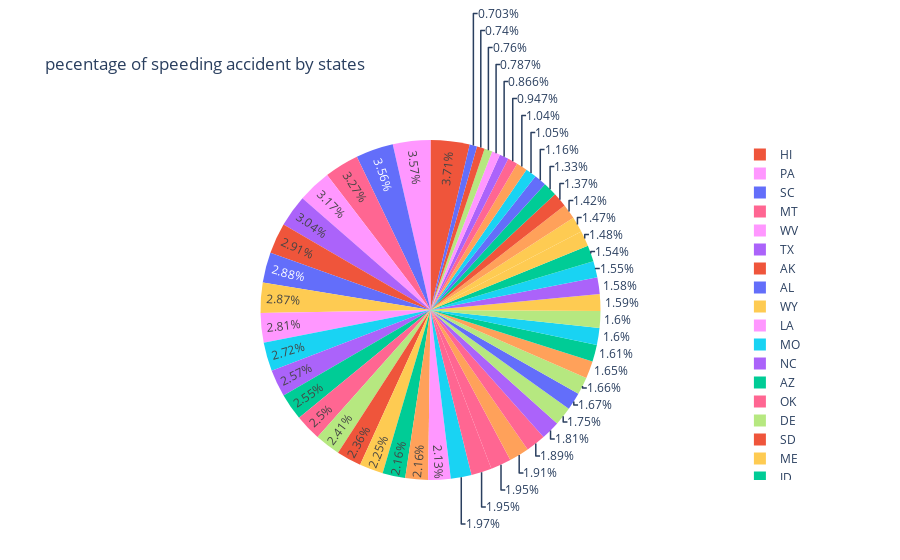

The code cell stored with this chart in its notebook:
### Code cell
# percenetage of speeding accident by states

fig = px.pie(df, values='speeding', names='abbrev',
             title='pecentage of speeding accident by states',
             labels={'abbrev':'states','speeding':'speeding accident'},
             color='speeding')
fig.show()

### Figure 1 — Plotly figure (JSON) as saved in the notebook; plotly's stock layout.template omitted (floating-point values rounded to 4 significant figures)
{"data": [{"customdata": [[7.332], [7.421], [6.51], [4.032], [4.2], [5.032], [4.968], [6.156], [2.006], [3.759], [2.964], [9.45], [5.508], [4.608], [3.625], [2.669], [4.806], [4.066], [7.175], [5.738], [4.25], [1.886], [3.384], [2.208], [2.64], [6.923], [8.346], [1.937], [5.439], [4.06], [1.792], [3.496], [3.936], [6.552], [5.497], [3.948], [6.368], [4.224], [9.1], [3.774], [9.082], [6.014], [4.095], [7.76], [4.859], [4.08], [2.413], [4.452], [8.092], [4.968], [7.308]], "domain": {"x": [0, 1], "y": [0, 1]}, "hovertemplate": "states=%{label}<br>speeding accident=%{customdata[0]}<extra></extra>", "labels": ["AL", "AK", "AZ", "AR", "CA", "CO", "CT", "DE", "DC", "FL", "GA", "HI", "ID", "IL", "IN", "IA", "KS", "KY", "LA", "ME", "MD", "MA", "MI", "MN", "MS", "MO", "MT", "NE", "NV", "NH", "NJ", "NM", "NY", "NC", "ND", "OH", "OK", "OR", "PA", "RI", "SC", "SD", "TN", "TX", "UT", "VT", "VA", "WA", "WV", "WI", "WY"], "legendgroup": "", "marker": {"colors": ["#636efa", "#EF553B", "#00cc96", "#ab63fa", "#FFA15A", "#19d3f3", "#FF6692", "#B6E880", "#FF97FF", "#FECB52", "#636efa", "#EF553B", "#00cc96", "#ab63fa", "#FFA15A", "#19d3f3", "#FF6692", "#B6E880", "#FF97FF", "#FECB52", "#636efa", "#EF553B", "#00cc96", "#ab63fa", "#FFA15A", "#19d3f3", "#FF6692", "#B6E880", "#FF97FF", "#FECB52", "#636efa", "#EF553B", "#00cc96", "#ab63fa", "#FFA15A", "#19d3f3", "#FF6692", "#B6E880", "#FF97FF", "#FECB52", "#636efa", "#EF553B", "#00cc96", "#ab63fa", "#FFA15A", "#19d3f3", "#FF6692", "#B6E880", "#FF97FF", "#FF6692", "#FECB52"]}, "name": "", "showlegend": true, "type": "pie", "values": [7.332, 7.421, 6.51, 4.032, 4.2, 5.032, 4.968, 6.156, 2.006, 3.759, 2.964, 9.45, 5.508, 4.608, 3.625, 2.669, 4.806, 4.066, 7.175, 5.738, 4.25, 1.886, 3.384, 2.208, 2.64, 6.923, 8.346, 1.937, 5.439, 4.06, 1.792, 3.496, 3.936, 6.552, 5.497, 3.948, 6.368, 4.224, 9.1, 3.774, 9.082, 6.014, 4.095, 7.76, 4.859, 4.08, 2.413, 4.452, 8.092, 4.968, 7.308]}], "layout": {"legend": {"tracegroupgap": 0}, "title": {"text": "pecentage of speeding accident by states"}}}
